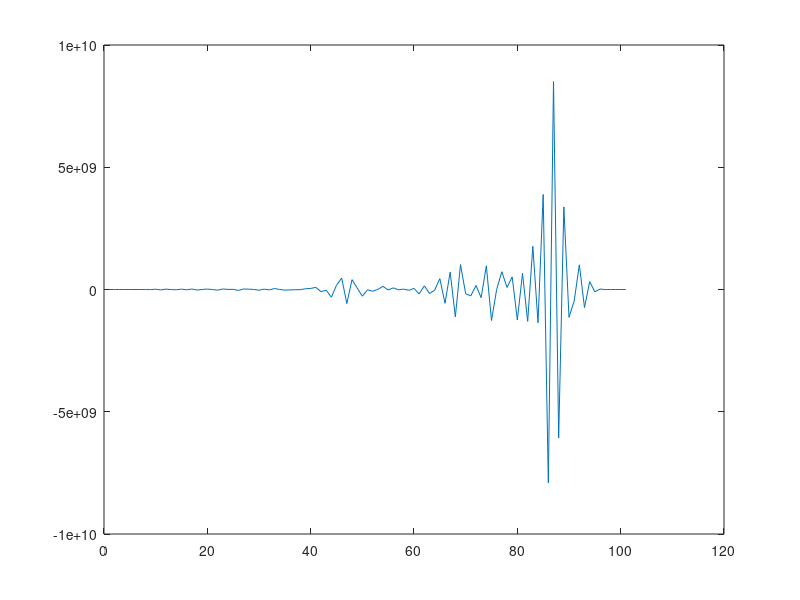

MATLAB code for this plot:
rng(0);
xi = linspace(0, 2*pi, 101);
yi = sin(xi)+rand(size(xi))*.05;

V = vander(xi).';

a = yi*V^(-1);

plot((1:101), a);